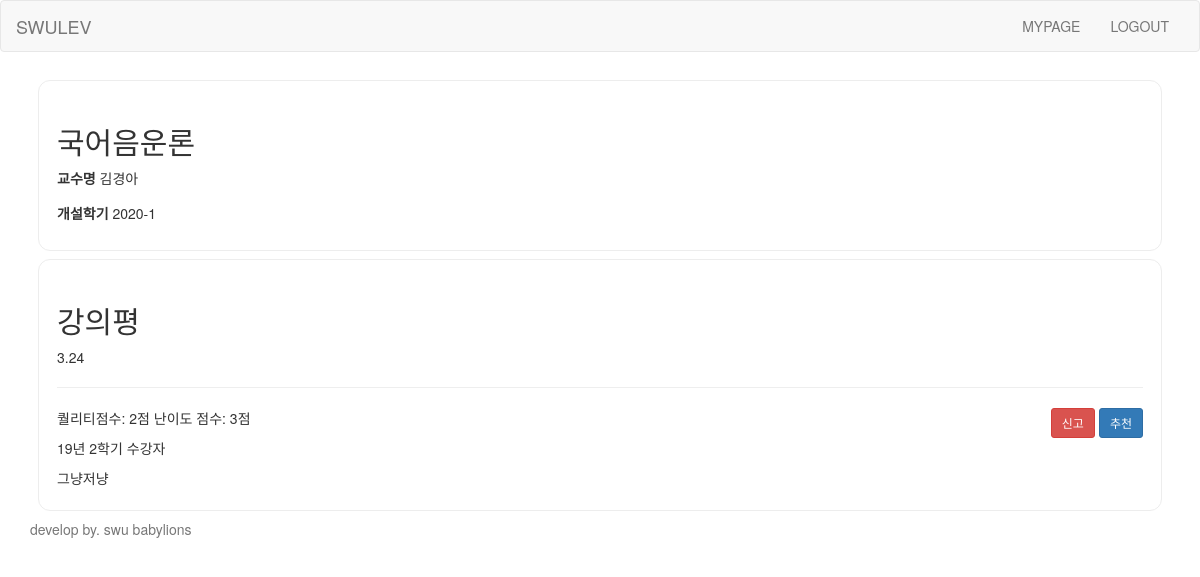
The page /detail/KL02006-01/ on the database as committed earlier.
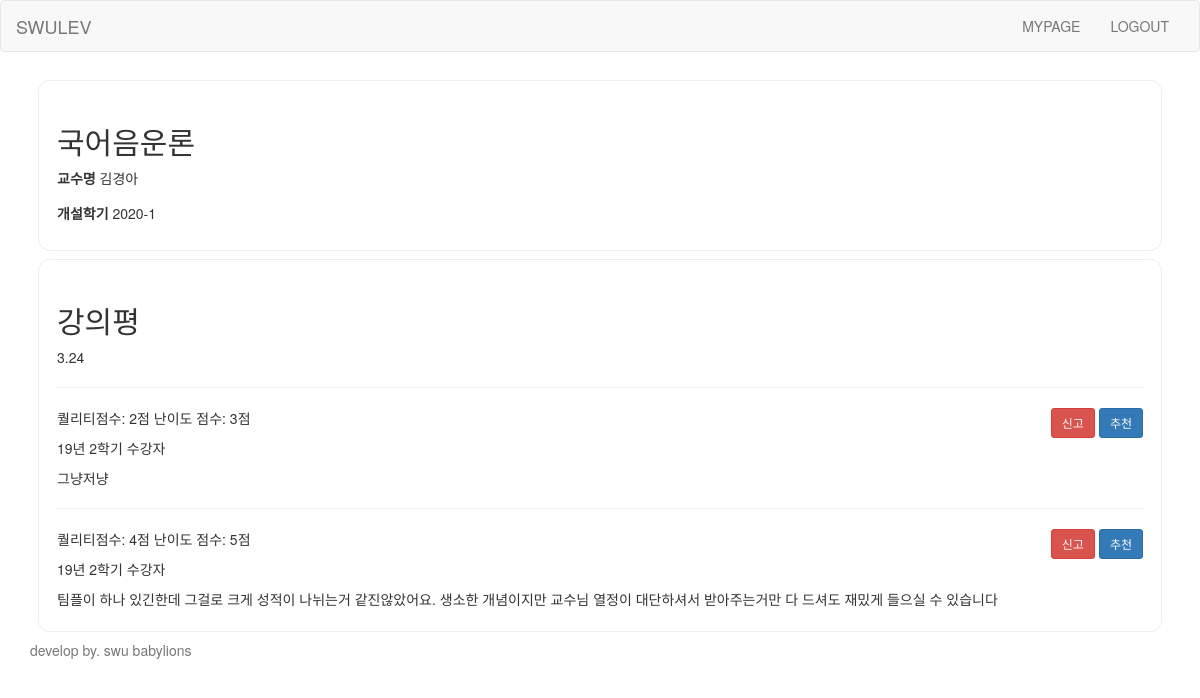
The same page on the database as committed later.
### swuapp/models.py (models this page shows, shortened)
class Board(models.Model):
    content = models.TextField()
    quality = models.IntegerField()
    challenge = models.IntegerField()
    recommend = models.IntegerField()
    user = models.ForeignKey('Student_User', on_delete=models.CASCADE, related_name='user_id')
    lecture = models.ForeignKey('Lecture', on_delete=models.CASCADE, related_name='lecture')

### swuapp/views.py (the view)
# urls.py: path('detail/<lectureid>/', detail, name='detail'),
def detail(request, lectureid):
    current_lecture = get_object_or_404(Lecture, pk=lectureid)
    boards = Board.objects.filter(lecture = current_lecture)
    return render(request, 'detail.html', {'current_lecture' : current_lecture, 'boards': boards})

### swuapp/templates/detail.html (shortened to what this page needs)
{% extends 'base.html' %}
{% block content %}
<div class="lecture-detail">
  <h2>{{current_lecture.lecturename}}</h2>
  <p>
    <label>교수명</label>
    <span>{{current_lecture.professor}}</span>
  </p>
  <p class="semesters">
    <label>개설학기</label>
    <span>{{current_lecture.semester}}</span>
  </p>
</div>
<div class="detail-article">
  <h2>강의평</h2>
  <div class="rating">
    <div class="rate">
      <span>
        <span class="value">3.24</span>
      </span>
    </div>
  </div>
  {% for b in boards %}
    <div class="articles">
      <hr>
      <article>
        <button type="button" class="btn btn-sm btn-primary" id="detailbt">추천</button>
        <button type="button" class="btn btn-sm btn-danger">신고</button>
        <p class="rate">
          <span class="quality-star">
            <span class="on" style="width: 100%;">퀄리티점수: {{b.quality}}점</span>
          </span>
          <span class="level-star">
            <span class="on" style="width: 100%;">난이도 점수: {{b.challenge}}점</span>
          </span>
        </p>
        <p class="info">
          <span class="semester">19년 2학기 수강자</span>
        </p>
        <p class="text">{{b.content}}</p>
      </article>
    </div>
  {% endfor %}
</div>
{% endblock %}

Rows that differ between the two databases and show on the page:
added Board: quality "4", challenge "5", content "팀플이 하나 있긴한데 그걸로 크게 성적이 나뉘는거 같진않았어요. 생소한 개념이지만 교수님 열정이 대단하셔서 받아주는거만 다 드셔도 재밌게 들으실 수 있습니다"
